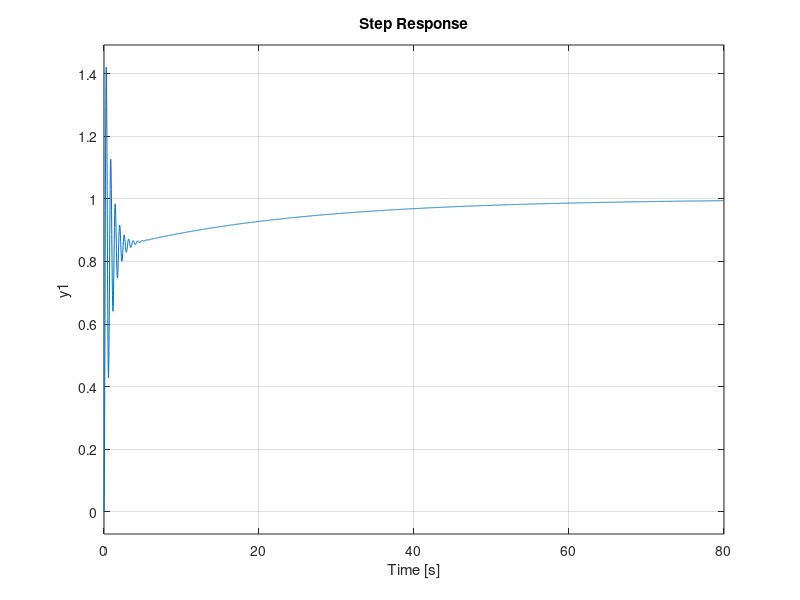

This chart was generated by the following MATLAB code: (Note: this script raises an error after producing the figure.)
my_tf=tf([0 0 1],[1 2.5 20])
pid_sys= pid (100, 5, 0)
pid_contrlr=tf(pid_sys)			% to get PID controller
my_tf_with_pid=feedback ((pid_contrlr*my_tf), 1)	% for feedback
step (my_tf_with_pid, 80)			% for step response
grid on
hold on;
stepinfo(my_tf_with_pid) 
pid_sys= pid (100, 20, 0)
pid_contrlr=tf(pid_sys)			% to get PID controller
my_tf_with_pid=feedback ((pid_contrlr*my_tf), 1)	% for feedback
step (my_tf_with_pid, 80)			% for step response
grid on
stepinfo(my_tf_with_pid) 
